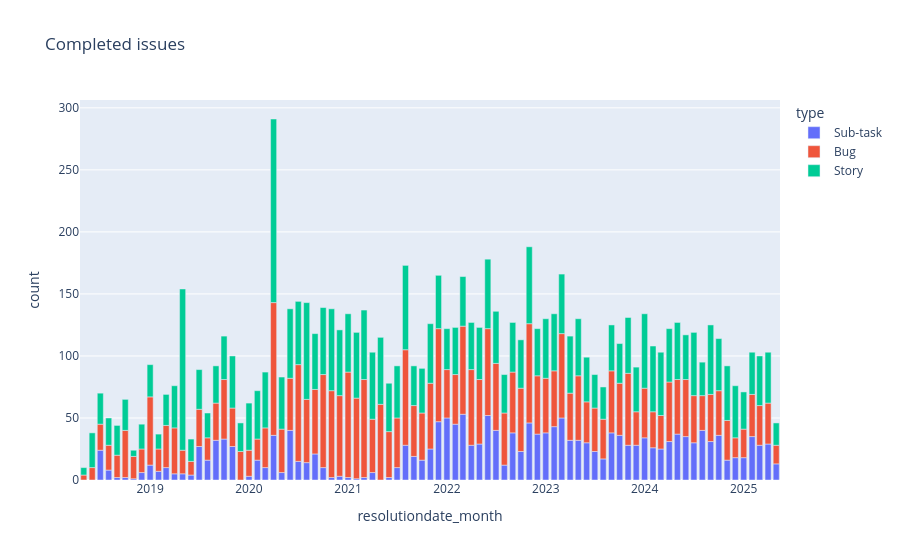

Notebook cell for this chart:
### Code cell
import plotly.express as px
import warnings

warnings.filterwarnings("ignore")

px.bar(
    issues_completed.groupBy('resolutiondate_month','type').count().toPandas(),
    x='resolutiondate_month',
    y='count',
    color='type',
    title='Completed issues')
